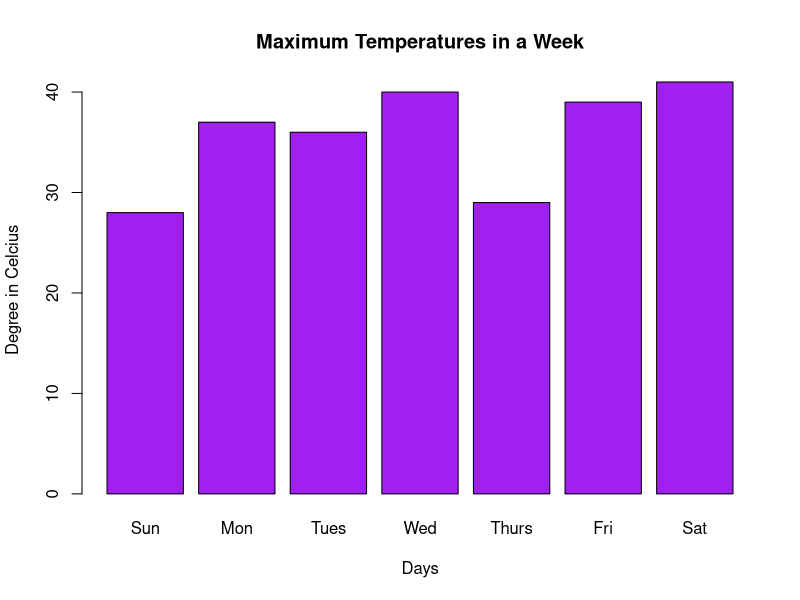

Here is the R script that generated this plot:
#barplot / bargraph for a dataset of temperatures in the 7 days of the week
temperature <- c(28, 37, 36, 40, 29, 39, 41)
days <- c("Sun", "Mon", "Tues", "Wed", "Thurs", "Fri", "Sat")
barplot(temperature, main = "Maximum Temperatures in a Week", xlab = "Days", ylab = "Degree in Celcius", names.arg= days, col = "purple")
